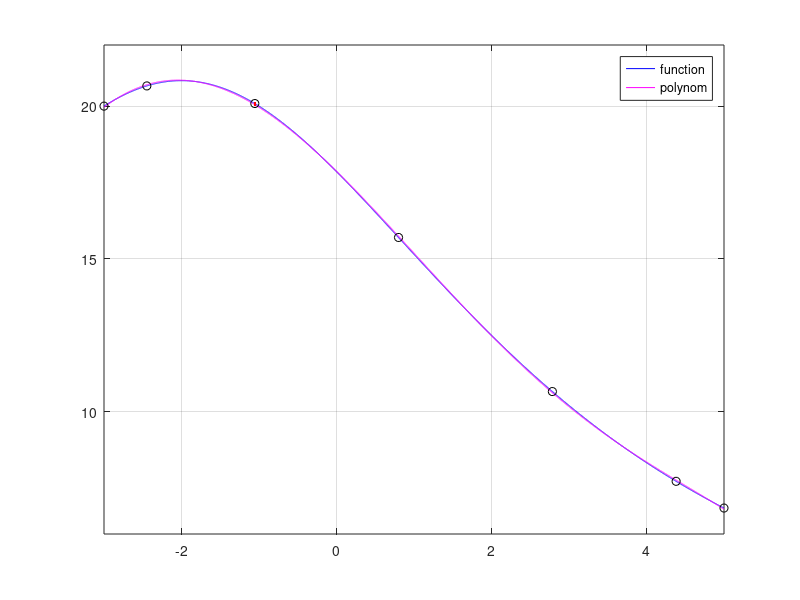

Write MATLAB code to recreate this figure.
clc;
clear;

func = @(x) 500/(x.^2 + 4 * x + 28);

degree = 5;
% degree = 10;

nodesT = linspace(-3, 5, degree + 2);
lengthT = length(nodesT);

epsilon = 1;

while epsilon > 10^(-6)
    
    fig = 1;
    
    for i = 1 : lengthT
        valuesT(i) = func(nodesT(i));
    end
    B = valuesT;
    
    A = ones(lengthT, lengthT);
    for i = 1 : (lengthT / 2)
        A(2 * i, 1) = -1;
    end
    for i = 1 : lengthT
        for j = 3 : lengthT
            A(i, j) = nodesT(i) ^ (j - 2);
        end
    end
    
    x = linsolve(A, B');
    delta = x(1);
    
    p = zeros(1, degree + 1);
    for i = 1 : (degree + 1)
        p(i) = x(degree + 2 - i + 1);
    end
    
    nodesF = linspace(-3, 5, 10000);
    lengthF = length(nodesF);
    polynom = polyval(p, nodesF); 
    max = 0;
    index = 0;
    for i = 1 : lengthF
        valuesF(i) = func(nodesF(i));
        m(i) = abs(valuesF(i) - polyval(p, nodesF(i)));
        if m(i) > max
            vm = func(nodesF(i));
            index = i;
            max = m(i);
        end
    end
    check = nodesT
    indexMax = nodesF(index)
    
    t = 1;
    for i = 1 : lengthT
        if and(nodesT(i) > indexMax, i > 1)
            t = i - 1;
            break;
        end
    end
    if(nodesT(end) < indexMax)
        t = lengthT;
    end
    a = t
    pMax = polyval(p, indexMax);
    
% % % % % % % % % %     
    figure(fig);
    fig = fig + 1;
    plot(nodesF, valuesF, 'b');
    axis([-3, 5, 6, 22])
    grid on
    hold on
    plot(nodesF, polynom, 'm');
    plot(nodesT, B, 'ko');
    
    plot(indexMax, pMax, 'r.');
    plot(indexMax, func(indexMax), 'r.');
    legend('function', 'polynom')
    hold off
% % % % % % % % % %     

    ptLeft = polyval(p, nodesT(t));
    valueMax = pMax - vm;
    signLeft = ptLeft - func(nodesT(t));
    if and (valueMax < 0, signLeft < 0)
        nodesT(t) = indexMax;
        b = 1
    elseif and(valueMax > 0, signLeft > 0)
        nodesT(t) = indexMax;
        b =1
    else
        nodesT(t+1) = indexMax;
    end
    
    epsilon = max - delta;
end




